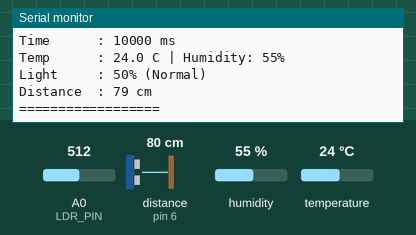
This sketch was run on a simulated Arduino Uno, built with avr-gcc and run on an emulated ATmega328P. On the bench: the last lines printed to the serial monitor. The inputs (shaded band) are chosen by the test bench; at power-on: A0 (LDR_PIN) = 512, distance to the obstacle (sensor on pin 6) 80 cm, humidity 55 %, temperature 24 °C. The echo pulse lasts 58.3 µs per cm.

Above: at 10.8 s.
10.9 s: A0 (LDR_PIN) set to 306
At 15.5 s:
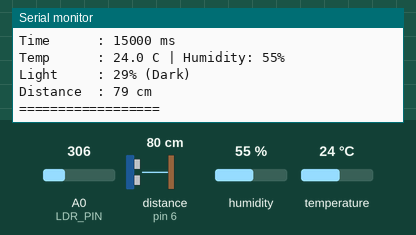
21.6 s: A0 (LDR_PIN) set to 992
At 25.6 s:
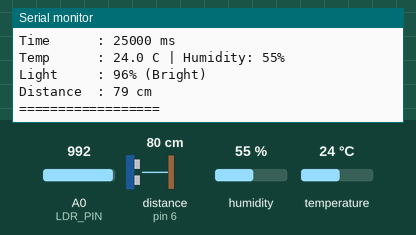
31.6 s: distance to the obstacle (sensor on pin 6) set to 2 cm
At 36.6 s:
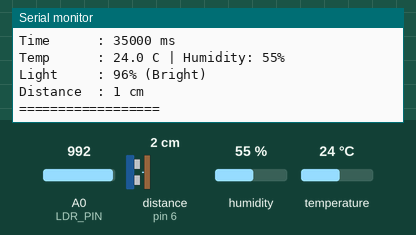
39.1 s: humidity set to 22 %
46.6 s: temperature set to 12 °C
54.1 s: distance to the obstacle (sensor on pin 6) set to 4 cm
At 56.6 s:
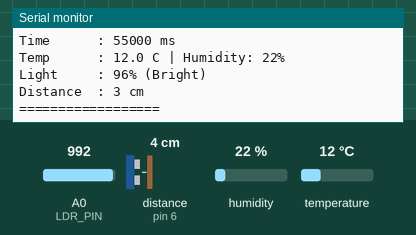
Timing chart, 0 to 58.1 s (numbered marks = the images above; inputs shaded):
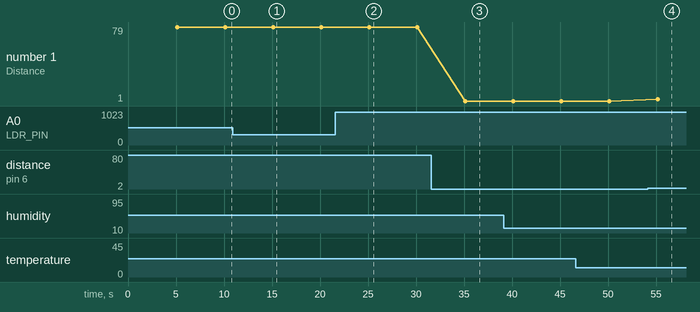

Measured:
- after the input at 10.9 s, the serial monitor: prints a new line after 4.2 s (image 1)
- after the input at 21.6 s, the serial monitor: prints a new line after 3.5 s (image 2)
- after the input at 31.6 s, the serial monitor: prints a new line after 3.5 s (image 3)
- after the input at 54.1 s, the serial monitor: prints a new line after 1.0 s (image 4)
- plotted number 1: 79 → 1 after the input at 31.6 s, 1 → 3 after the input at 54.1 s

The sketch:

data_logger.ino
```cpp
#include "DHT.h"

#define DHTPIN 2
#define DHTTYPE DHT11

const int LDR_PIN = A0;
const int TRIG_PIN = 5;
const int ECHO_PIN = 6;

DHT dht(DHTPIN, DHTTYPE);
unsigned long lastLogTime = 0;

void setup() {
  Serial.begin(9600);
  pinMode(TRIG_PIN, OUTPUT);
  pinMode(ECHO_PIN, INPUT);
  dht.begin();
}

void loop() {
  unsigned long now = millis();

  if (now - lastLogTime >= 5000) {
    lastLogTime = now;

    // Read Sensors
    float t = dht.readTemperature();
    float h = dht.readHumidity();

    int rawLDR = analogRead(LDR_PIN);
    int lightPct = map(rawLDR, 0, 1023, 0, 100);
    String lightDesc = (lightPct > 70) ? "Bright" : (lightPct > 30) ? "Normal" : "Dark";

    digitalWrite(TRIG_PIN, LOW); delayMicroseconds(2);
    digitalWrite(TRIG_PIN, HIGH); delayMicroseconds(10);
    digitalWrite(TRIG_PIN, LOW);
    long duration = pulseIn(ECHO_PIN, HIGH, 30000);
    int distance = (duration * 0.034) / 2;

    // Print Log Structure
    Serial.println("=== SENSOR LOG ===");
    Serial.print("Time      : "); Serial.print(now); Serial.println(" ms");
    Serial.print("Temp      : "); Serial.print(t, 1); Serial.print(" C | Humidity: "); Serial.print(h, 0); Serial.println("%");
    Serial.print("Light     : "); Serial.print(lightPct); Serial.print("% ("); Serial.print(lightDesc); Serial.println(")");
    Serial.print("Distance  : "); Serial.print(distance); Serial.println(" cm");
    Serial.println("==================");
  }
}
```
